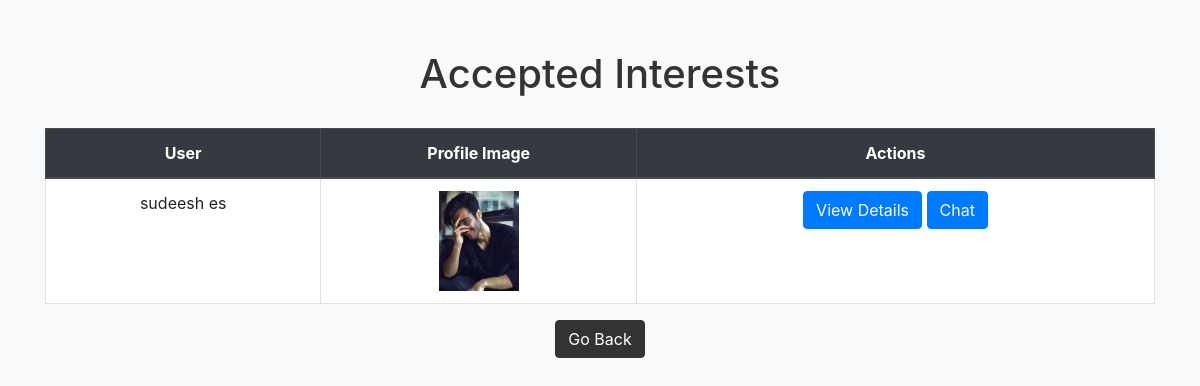
The page /matint/accepted_interests/ (signed in) on the database its author committed.
### matint/models.py (models this page shows, shortened)
class Interest(models.Model):
    PENDING = 'pending'
    ACCEPTED = 'accepted'
    REJECTED = 'rejected'
    STATUS_CHOICES = [
        (PENDING, 'Pending'),
        (ACCEPTED, 'Accepted'),
        (REJECTED, 'Rejected'),
    ]
    receiver = models.ForeignKey(User, on_delete=models.CASCADE, related_name='received_interests')
    sender = models.ForeignKey(User, on_delete=models.CASCADE, related_name='sent_interests')
    status = models.CharField(max_length=20, choices=STATUS_CHOICES, default=PENDING)
    message = models.TextField(blank=True)
    created_at = models.DateTimeField(default=timezone.now)
    updated_at = models.DateTimeField(auto_now=True)
    from django.db import models

### matrimony/models.py (models this page shows, shortened)
class PersonalDetails(models.Model):
    user = models.OneToOneField(User, on_delete=models.CASCADE)  # Create a one-to-one relationship with the User model
    first_name = models.CharField(max_length=100)
    middle_name = models.CharField(max_length=100,blank=True, null=True)
    last_name = models.CharField(max_length=100)
    gender = models.CharField(max_length=10)
    birth_place = models.CharField(max_length=100)
    address = models.CharField(max_length=100)
    date_of_birth = models.DateField()
    blood_group = models.CharField(max_length=10)
    phone_number = models.CharField(max_length=15,unique=True)
    profile_image = models.ImageField(upload_to='profile_images/', blank=True, null=True)  # Define the profile image field
    mother_tongue = models.CharField(max_length=100)
    religion = models.CharField(max_length=100)
    sector = models.CharField(max_length=100)
    perso_fill = models.BooleanField(default=False)
    marital_status = models.CharField(max_length=100)
    about_you = models.TextField(blank=True)
    aadhar_card = models.FileField(upload_to='aadhar_cards/', blank=True, null=True)
    aadhar_valid = models.BooleanField(default=True)
    hobbies = models.ManyToManyField(Hobby, blank=True,null=True)

### matint/views.py (the view)
# urls.py: path('accepted_interests/', views.accepted_interests_view, name='accepted_interests'),
def accepted_interests_view(request):
    blocked_users = BlockedUser.objects.filter(user=request.user).values_list('blocked_user_id', flat=True)
    not_interested_users = NotInterested.objects.filter(user=request.user).values_list('not_interested_user_id', flat=True)
    excluded_users = list(blocked_users) + list(not_interested_users)
    accepted_interests = Interest.objects.filter(
        receiver=request.user,
        status=Interest.ACCEPTED
    ).exclude(
        Q(sender_id__in=excluded_users) | Q(sender=request.user)
    )
    return render(request, 'matint/accepted_interests.html', {
        'accepted_interests': accepted_interests,
    })

### matint/templates/matint/accepted_interests.html (shortened to what this page needs)
{% load static %}
<!DOCTYPE html>
<html lang="en">
<head>
    <link rel="stylesheet" href="https://maxcdn.bootstrapcdn.com/bootstrap/4.5.2/css/bootstrap.min.css">
</head>
<body>
<div class="container">
    <h1>Accepted Interests</h1>
    <div class="row">
        <div class="col-md-12">
            <table class="table table-bordered">
                <thead class="thead-dark">
                    <tr>
                        <th>User</th>
                        <th>Profile Image</th>
                        <th>Actions</th>
                    </tr>
                </thead>
                <tbody>
                    {% for accepted_interest in accepted_interests %}
                        <tr>
                            <td>{{ accepted_interest.sender.personaldetails.first_name }} {{ accepted_interest.sender.personaldetails.last_name }}</td>
                            <td>
                                {% if accepted_interest.sender.personaldetails.profile_image %}
                                    <img src="{{ accepted_interest.sender.personaldetails.profile_image.url }}" alt="Profile Image" style="max-width: 100px; max-height: 100px;">
                                {% else %}
                                    No Image
                                {% endif %}
                            </td>
                            <td class="profile-buttons">
                                <div class="row no-gutters">
                                    <div class="col text-center">
                                        <a href="{% url 'matrimony:user_detail' user_id=accepted_interest.sender.id %}" class="btn btn-primary">View Details</a>
                                        <a href="{% url 'matchat:chat' receiver_id=accepted_interest.sender.id %}" class="btn btn-primary">Chat</a>
                                    </div>
                                </div>
                            </td>
                        </tr>
                    {% empty %}
                        <tr>
                            <td colspan="3">No accepted interests</td>
                        </tr>
                    {% endfor %}
                </tbody>
            </table>
            <div class="center-button">
                <a href="{% url 'matrimony:myprofile' %}" class="btn btn-primary btn-back">Go Back</a>
            </div>
        </div>
    </div>
</div>
</body>
</html>

### matint/templates/matint/accepted_interests.html (style rules this page uses)
body { background-color: #f8f9fa; }
.container { margin-top: 50px; }
h1 { text-align: center; margin-bottom: 30px; color: #333; }
table { background-color: #fff; }
th, td { text-align: center; }
.center-button { text-align: center; }
.btn-back { background-color: #333; color: #fff; border-color: #333; }
.profile-buttons { margin-top: 10px; }
.no-gutters { margin-right: 0; margin-left: 0; }

### rows shown on the page
Interest: sender.personaldetails.first_name "sudeesh", sender.personaldetails.last_name "es", sender.personaldetails.profile_image (picture)
